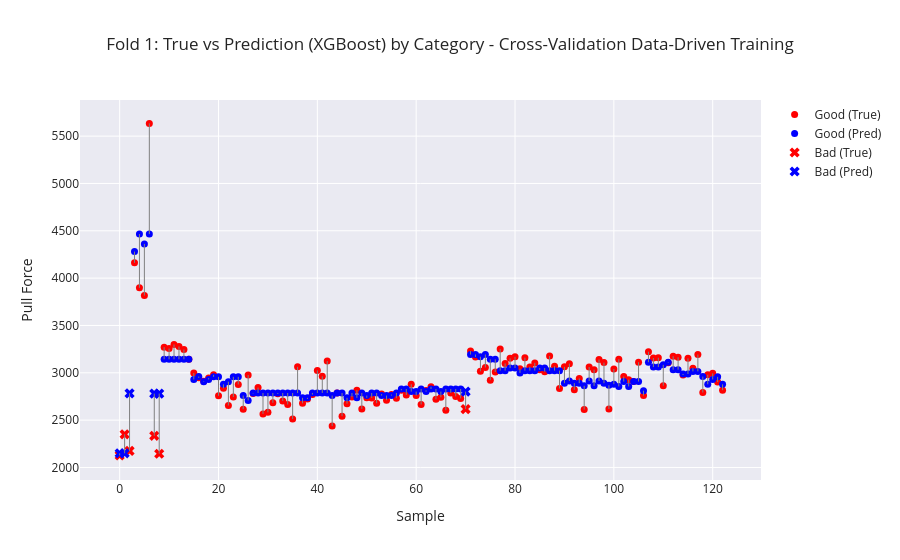
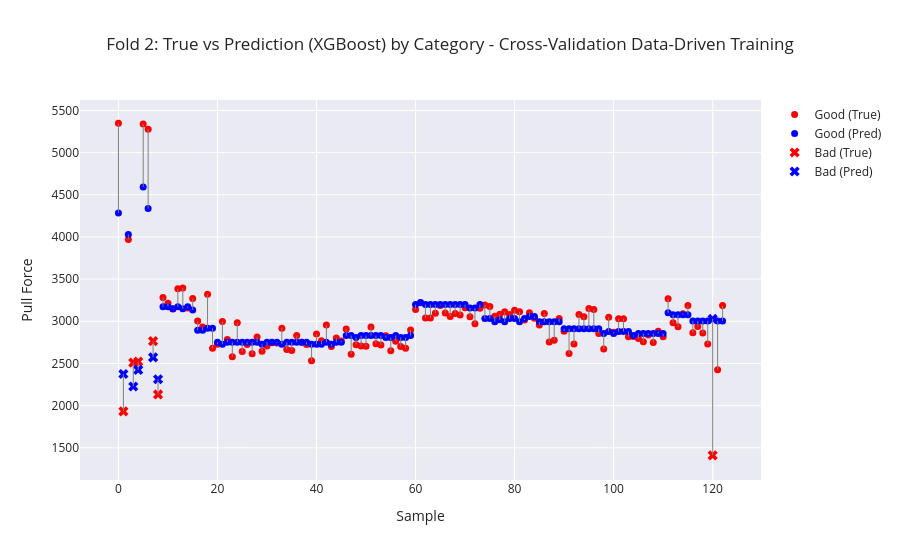
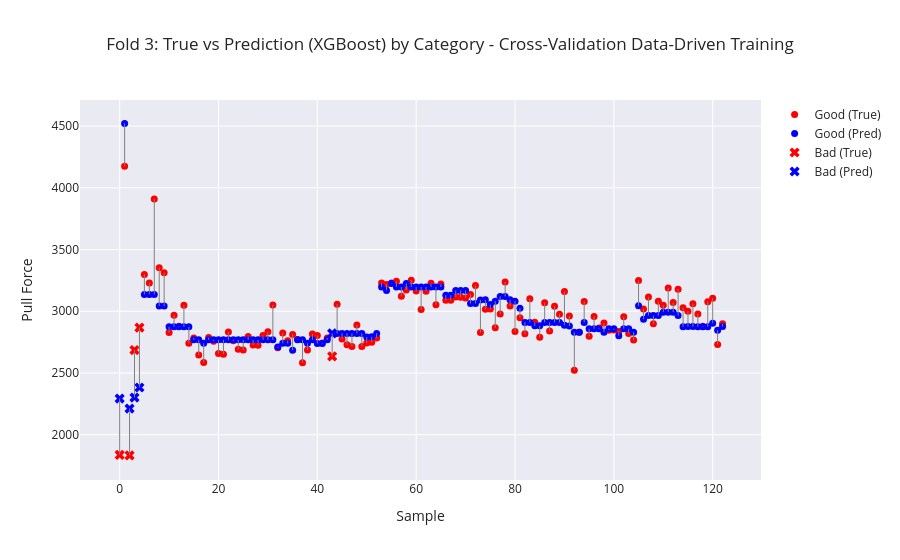

The notebook cell saved with these charts, in order:
### Markdown cell above
# Cross Validation

### Code cell
cross_df = pd.read_csv("data/train_dev_data.csv")

skf = StratifiedKFold(n_splits=3, shuffle=True, random_state=42)

mae_list = []
rmse_list = []
R2_list = []

for fold, (train_index, val_index) in enumerate(skf.split(cross_df["Sample ID"], cross_df["Category"])):
    x_tr, y_tr = get_features_and_target(cross_df.iloc[train_index], target_column) 
    x_val, y_val = get_features_and_target(cross_df.iloc[val_index], target_column)

    x_tr_scale = sc.fit_transform(X=x_tr)
    x_val_scale = sc.transform(x_val)

    if model_name == 'XGBoost':
        dtrain = xgb.DMatrix(x_tr_scale, label=y_tr)
        dval = xgb.DMatrix(x_val_scale, label=y_val)

        params = {
            'objective': 'reg:squarederror',
            'max_depth': 1,
            'eta': 0.57,
            'eval_metric': 'rmse'
        }

        num_boost_round = 20
        bst = xgb.train(params, dtrain, num_boost_round)

        preds = bst.predict(dval)

    elif model_name == 'RandomForest':

        params = {
            'n_estimators': 11,
            'max_depth': 5,
            'min_samples_split': 2,
            'min_samples_leaf': 4,
            'random_state': 42,
        }

        preds = RandomForestRegressor(**params).fit(x_tr_scale, y_tr).predict(x_val_scale)
        
    elif model_name == 'TabPFN':
        regressor = TabPFNRegressor()
        regressor.fit(x_tr, y_tr)

        preds = regressor.predict(x_val)

    elif model_name == 'Transformer':

        device = torch.device("cuda" if torch.cuda.is_available() else "cpu")

        X_val_tensor = torch.tensor(x_val_scale, dtype=torch.float32).to(device)
        # 1. Recreate the model architecture
        model = TabularTransformer(num_features=x_train.shape[1]).to(device)

        # 2. Load the saved weights
        model.load_state_dict(torch.load("best_tabular_transformer_datadriven_fpull.pt", map_location=device))
        model.eval()

        # 3. Prepare validation fold
        X_val_tensor = torch.tensor(x_val_scale, dtype=torch.float32).to(device)

        # 4. Predict
        with torch.no_grad():
            preds = model(X_val_tensor).cpu().numpy().ravel()


    mae  = mean_absolute_error(y_val, preds)
    rmse = root_mean_squared_error(y_val, preds)
    R2   = r2_score(y_val, preds)

    mae_list.append(mae) 
    rmse_list.append(rmse) 
    R2_list.append(R2)

    # Categories
    categories= cross_df.iloc[val_index]["Category"].values

    plot_visualizer(
        true_vals=y_val,
        pred_vals=preds,
        categories=categories,
        title=f"Fold {fold+1}: True vs Prediction ({model_name}) by Category - Cross-Validation Data-Driven Training"
    )

    print(f"\nFold {fold+1}")
    print("MAE :", mae)
    print("RMSE:", rmse)
    print("R²  :", R2)

mae_mean = np.mean(mae_list) 
rmse_mean = np.mean(rmse_list) 
R2_mean = np.mean(R2_list)
